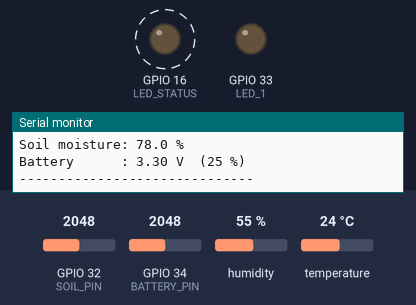
The sketch below on a simulated ESP32. Shown: output pins drawn as LEDs (lit = HIGH), the last lines printed to the serial monitor. Dashed ring = blinking. The test bench sets the inputs (shaded band); at power-on: GPIO 34 (BATTERY_PIN) = 2048, GPIO 32 (SOIL_PIN) = 2048, humidity 55 %, temperature 24 °C.

Above: at 2.3 s.
2.4 s: GPIO 34 (BATTERY_PIN) set to 1961
At 5.9 s:
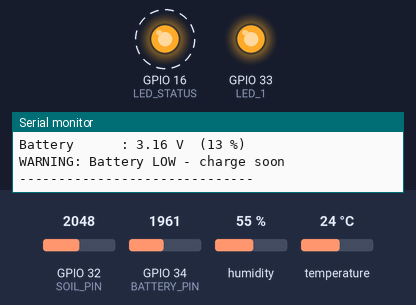
8.5 s: GPIO 34 (BATTERY_PIN) set to 2866
At 12.0 s:
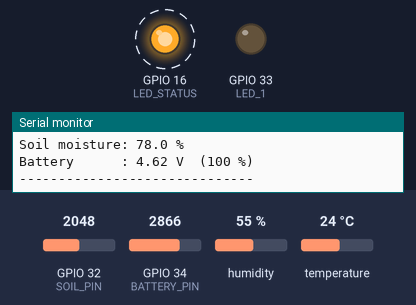
14.6 s: GPIO 34 (BATTERY_PIN) set to 1228
At 17.0 s:
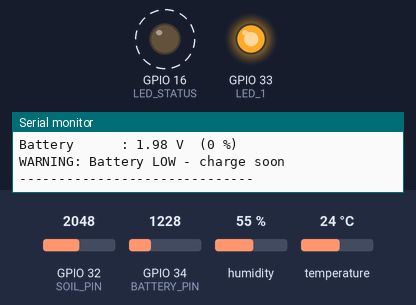
Timing chart, 0 to 26.7 s (numbered marks = the images above; inputs shaded):
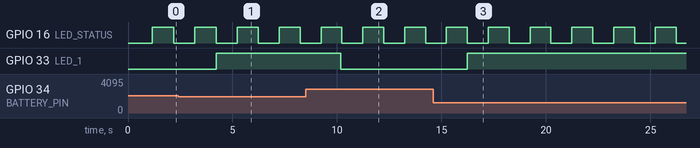

The sketch:

fristTest.ino
```cpp
#include <Arduino.h>
#include <DHT.h>

// ── Pin definitions (from diymore_012592 template) ────────────────
#define DHT_PIN     22   // DHT11 data pin
#define SOIL_PIN    32   // Capacitive soil sensor (ADC)
#define BATTERY_PIN 34   // Battery voltage divider
#define LED_STATUS  16   // LedLink — blue status LED
#define LED_1       33   // Led1 — red LED

#define DHT_TYPE DHT11

DHT dht(DHT_PIN, DHT_TYPE);

// ── LED blink state ───────────────────────────────────────────────
unsigned long lastBlink    = 0;
unsigned long lastRead     = 0;
bool          ledState     = false;
const long    BLINK_NORMAL = 1000;  // 1s blink = all OK
const long    BLINK_ERROR  = 200;   // fast blink = sensor error
const long    READ_INTERVAL = 2000; // read every 2s

// ── Battery ───────────────────────────────────────────────────────
float readBatteryVoltage() {
  int sum = 0;
  for (int i = 0; i < 10; i++) {
    sum += analogRead(BATTERY_PIN);
    delay(5);
  }
  float raw     = sum / 10.0;
  float voltage = (raw / 4095.0) * 3.3 * 2.0;  // x2 for voltage divider
  return voltage;
}

float batteryPercent(float voltage) {
  // 18650: 4.2V = 100%, 3.0V = 0%
  float pct = (voltage - 3.0) / (4.2 - 3.0) * 100.0;
  return constrain(pct, 0.0, 100.0);
}

// ─────────────────────────────────────────────────────────────────
void setup() {
  Serial.begin(9600);
  delay(1000);

  pinMode(LED_STATUS, OUTPUT);
  pinMode(LED_1,      OUTPUT);

  digitalWrite(LED_STATUS, LOW);
  digitalWrite(LED_1,      LOW);

  dht.begin();

  Serial.println("\nIOSeeds ESP32 - Sensor test");
  Serial.println("================================");
  Serial.println("DHT_PIN    : GPIO22");
  Serial.println("SOIL_PIN   : GPIO32");
  Serial.println("BATTERY_PIN: GPIO34");
  Serial.println("LED_STATUS : GPIO16");
  Serial.println("LED_1      : GPIO33");
  Serial.println("================================\n");
}

// ─────────────────────────────────────────────────────────────────
void loop() {
  unsigned long now = millis();

  // ── Sensor readings every 2s ──────────────────────────────────
  if (now - lastRead >= READ_INTERVAL) {
    lastRead = now;

    // ── DHT11 ──────────────────────────────────────────────────
    float temperature = dht.readTemperature();
    float humidity    = dht.readHumidity();
    bool  dhtError    = isnan(temperature) || isnan(humidity);

    // ── Soil moisture ───────────────────────────────────────────
    int   rawSoil     = analogRead(SOIL_PIN);
    float soilPct     = map(rawSoil, 4095, 1500, 0, 100);
    soilPct           = constrain(soilPct, 0.0, 100.0);

    // ── Battery ─────────────────────────────────────────────────
    float battVoltage = readBatteryVoltage();
    float battPct     = batteryPercent(battVoltage);
    bool  battLow     = battPct < 20.0;

    // ── Print ───────────────────────────────────────────────────
    Serial.println("------------------------------");

    if (dhtError) {
      Serial.println("DHT11 ERROR - check GPIO22 wiring");
    } else {
      Serial.print("Temperature  : ");
      Serial.print(temperature, 1);
      Serial.println(" C");

      Serial.print("Air Humidity : ");
      Serial.print(humidity, 1);
      Serial.println(" %");
    }

    Serial.print("Soil raw     : ");
    Serial.print(rawSoil);
    Serial.println(" (0-4095)");

    Serial.print("Soil moisture: ");
    Serial.print(soilPct, 1);
    Serial.println(" %");

    Serial.print("Battery      : ");
    Serial.print(battVoltage, 2);
    Serial.print(" V  (");
    Serial.print(battPct, 0);
    Serial.println(" %)");

    if (battLow) {
      Serial.println("WARNING: Battery LOW - charge soon");
    }

    Serial.println("------------------------------\n");

    // ── LED 1 (red) — error or battery low ─────────────────────
    digitalWrite(LED_1, (dhtError || battLow) ? HIGH : LOW);
  }

  // ── LED STATUS (blue) blink — non-blocking ────────────────────
  // Determine blink speed based on DHT error
  // We re-read dhtError flag via a static variable to avoid
  // reading sensors again just for the blink
  static bool lastDhtError = false;
  float t = dht.readTemperature();
  lastDhtError = isnan(t);

  long blinkInterval = lastDhtError ? BLINK_ERROR : BLINK_NORMAL;

  if (now - lastBlink >= blinkInterval) {
    lastBlink = now;
    ledState  = !ledState;
    digitalWrite(LED_STATUS, ledState ? HIGH : LOW);
  }
}
```

Measured:
- the behaviour switches between 2011 and 2010 on GPIO 34 (BATTERY_PIN) (found by bisection; images 0 and 1)
- after the input at 2.4 s, GPIO 33 (LED_1): LOW → HIGH after 1.8 s
- after the input at 8.5 s, GPIO 33 (LED_1): HIGH → LOW after 1.7 s
- after the input at 14.6 s, GPIO 33 (LED_1): LOW → HIGH after 1.6 s
- by itself, GPIO 16 (LED_STATUS): alternates HIGH for 1.0 s and LOW for 1.0 s
